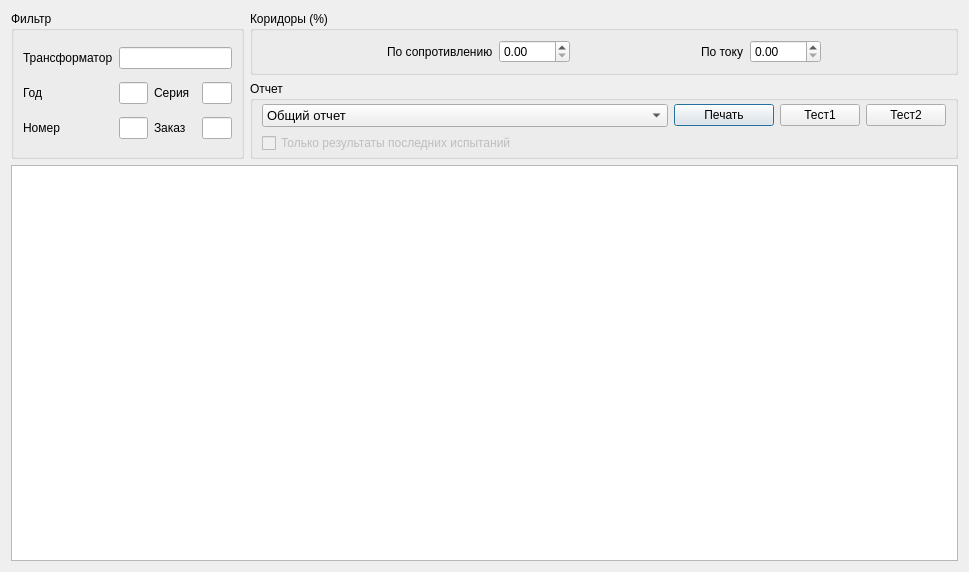
<?xml version="1.0" encoding="UTF-8"?>
<ui version="4.0">
 <class>Dialog</class>
 <widget class="QDialog" name="Dialog">
  <property name="geometry">
   <rect>
    <x>0</x>
    <y>0</y>
    <width>969</width>
    <height>572</height>
   </rect>
  </property>
  <property name="windowTitle">
   <string>Dialog</string>
  </property>
  <layout class="QVBoxLayout" name="verticalLayout_2">
   <item>
    <layout class="QHBoxLayout" name="horizontalLayout_4">
     <item>
      <widget class="QGroupBox" name="groupBox">
       <property name="title">
        <string>Фильтр</string>
       </property>
       <layout class="QGridLayout" name="gridLayout">
        <item row="0" column="2" colspan="4">
         <widget class="QLineEdit" name="leTrans">
          <property name="maxLength">
           <number>20</number>
          </property>
         </widget>
        </item>
        <item row="2" column="0">
         <widget class="QLabel" name="label">
          <property name="text">
           <string>Год</string>
          </property>
         </widget>
        </item>
        <item row="2" column="2">
         <widget class="QLineEdit" name="leYar">
          <property name="maxLength">
           <number>2</number>
          </property>
         </widget>
        </item>
        <item row="4" column="3">
         <widget class="QLabel" name="label_4">
          <property name="text">
           <string>Заказ</string>
          </property>
         </widget>
        </item>
        <item row="0" column="0" colspan="2">
         <widget class="QLabel" name="label_5">
          <property name="text">
           <string>Трансформатор</string>
          </property>
         </widget>
        </item>
        <item row="4" column="5">
         <widget class="QLineEdit" name="leOrder">
          <property name="inputMask">
           <string/>
          </property>
          <property name="maxLength">
           <number>10</number>
          </property>
         </widget>
        </item>
        <item row="2" column="3">
         <widget class="QLabel" name="label_3">
          <property name="text">
           <string>Серия</string>
          </property>
         </widget>
        </item>
        <item row="2" column="5">
         <widget class="QLineEdit" name="leSeries">
          <property name="maxLength">
           <number>10</number>
          </property>
         </widget>
        </item>
        <item row="4" column="0">
         <widget class="QLabel" name="label_2">
          <property name="text">
           <string>Номер</string>
          </property>
         </widget>
        </item>
        <item row="4" column="2">
         <widget class="QLineEdit" name="leNumber">
          <property name="inputMask">
           <string/>
          </property>
          <property name="maxLength">
           <number>6</number>
          </property>
         </widget>
        </item>
        <item row="0" column="6">
         <spacer name="horizontalSpacer">
          <property name="orientation">
           <enum>Qt::Horizontal</enum>
          </property>
          <property name="sizeHint" stdset="0">
           <size>
            <width>40</width>
            <height>20</height>
           </size>
          </property>
         </spacer>
        </item>
       </layout>
      </widget>
     </item>
     <item>
      <layout class="QVBoxLayout" name="verticalLayout">
       <item>
        <widget class="QGroupBox" name="groupBox_3">
         <property name="title">
          <string>Коридоры (%)</string>
         </property>
         <layout class="QHBoxLayout" name="horizontalLayout_3">
          <item>
           <spacer name="horizontalSpacer_4">
            <property name="orientation">
             <enum>Qt::Horizontal</enum>
            </property>
            <property name="sizeHint" stdset="0">
             <size>
              <width>40</width>
              <height>20</height>
             </size>
            </property>
           </spacer>
          </item>
          <item>
           <widget class="QLabel" name="label_6">
            <property name="sizePolicy">
             <sizepolicy hsizetype="Preferred" vsizetype="Preferred">
              <horstretch>0</horstretch>
              <verstretch>0</verstretch>
             </sizepolicy>
            </property>
            <property name="text">
             <string>По сопротивлению</string>
            </property>
           </widget>
          </item>
          <item>
           <widget class="QDoubleSpinBox" name="doubleSpinBox">
            <property name="maximum">
             <double>9999.989999999999782</double>
            </property>
           </widget>
          </item>
          <item>
           <spacer name="horizontalSpacer_3">
            <property name="orientation">
             <enum>Qt::Horizontal</enum>
            </property>
            <property name="sizeHint" stdset="0">
             <size>
              <width>40</width>
              <height>20</height>
             </size>
            </property>
           </spacer>
          </item>
          <item>
           <widget class="QLabel" name="label_7">
            <property name="text">
             <string>По току</string>
            </property>
           </widget>
          </item>
          <item>
           <widget class="QDoubleSpinBox" name="doubleSpinBox_2">
            <property name="maximum">
             <double>9999.989999999999782</double>
            </property>
           </widget>
          </item>
          <item>
           <spacer name="horizontalSpacer_2">
            <property name="orientation">
             <enum>Qt::Horizontal</enum>
            </property>
            <property name="sizeHint" stdset="0">
             <size>
              <width>40</width>
              <height>20</height>
             </size>
            </property>
           </spacer>
          </item>
         </layout>
        </widget>
       </item>
       <item>
        <widget class="QGroupBox" name="groupBox_2">
         <property name="title">
          <string>Отчет</string>
         </property>
         <layout class="QGridLayout" name="gridLayout_2">
          <property name="topMargin">
           <number>3</number>
          </property>
          <property name="bottomMargin">
           <number>3</number>
          </property>
          <item row="0" column="0">
           <widget class="QComboBox" name="comboBox">
            <property name="font">
             <font>
              <pointsize>10</pointsize>
             </font>
            </property>
            <item>
             <property name="text">
              <string>Общий отчет</string>
             </property>
            </item>
            <item>
             <property name="text">
              <string>Вольт-амперная харастеристика намагничивания обмоток</string>
             </property>
            </item>
            <item>
             <property name="text">
              <string>Результаты поверки тока намагничивения вторичных обмоток</string>
             </property>
            </item>
            <item>
             <property name="text">
              <string>Протокол испытаний</string>
             </property>
            </item>
           </widget>
          </item>
          <item row="0" column="1">
           <widget class="QPushButton" name="pushButton">
            <property name="minimumSize">
             <size>
              <width>100</width>
              <height>0</height>
             </size>
            </property>
            <property name="maximumSize">
             <size>
              <width>100</width>
              <height>16777215</height>
             </size>
            </property>
            <property name="text">
             <string>Печать</string>
            </property>
           </widget>
          </item>
          <item row="0" column="2">
           <widget class="QPushButton" name="pushButton_2">
            <property name="text">
             <string>Тест1</string>
            </property>
           </widget>
          </item>
          <item row="0" column="3">
           <widget class="QPushButton" name="pushButton_3">
            <property name="text">
             <string>Тест2</string>
            </property>
           </widget>
          </item>
          <item row="1" column="0">
           <widget class="QCheckBox" name="checkBox">
            <property name="enabled">
             <bool>false</bool>
            </property>
            <property name="text">
             <string>Только результаты последних испытаний</string>
            </property>
           </widget>
          </item>
         </layout>
        </widget>
       </item>
      </layout>
     </item>
    </layout>
   </item>
   <item>
    <widget class="QTableView" name="tableView"/>
   </item>
  </layout>
 </widget>
 <tabstops>
  <tabstop>leTrans</tabstop>
  <tabstop>leYar</tabstop>
  <tabstop>leNumber</tabstop>
  <tabstop>leSeries</tabstop>
  <tabstop>leOrder</tabstop>
  <tabstop>tableView</tabstop>
 </tabstops>
 <resources/>
 <connections>
  <connection>
   <sender>leYar</sender>
   <signal>editingFinished()</signal>
   <receiver>Dialog</receiver>
   <slot>setFilter()</slot>
   <hints>
    <hint type="sourcelabel">
     <x>277</x>
     <y>84</y>
    </hint>
    <hint type="destinationlabel">
     <x>192</x>
     <y>76</y>
    </hint>
   </hints>
  </connection>
  <connection>
   <sender>leNumber</sender>
   <signal>editingFinished()</signal>
   <receiver>Dialog</receiver>
   <slot>setFilter()</slot>
   <hints>
    <hint type="sourcelabel">
     <x>284</x>
     <y>115</y>
    </hint>
    <hint type="destinationlabel">
     <x>281</x>
     <y>71</y>
    </hint>
   </hints>
  </connection>
  <connection>
   <sender>leSeries</sender>
   <signal>editingFinished()</signal>
   <receiver>Dialog</receiver>
   <slot>setFilter()</slot>
   <hints>
    <hint type="sourcelabel">
     <x>440</x>
     <y>78</y>
    </hint>
    <hint type="destinationlabel">
     <x>657</x>
     <y>126</y>
    </hint>
   </hints>
  </connection>
  <connection>
   <sender>leOrder</sender>
   <signal>editingFinished()</signal>
   <receiver>Dialog</receiver>
   <slot>setFilter()</slot>
   <hints>
    <hint type="sourcelabel">
     <x>406</x>
     <y>107</y>
    </hint>
    <hint type="destinationlabel">
     <x>430</x>
     <y>134</y>
    </hint>
   </hints>
  </connection>
  <connection>
   <sender>leTrans</sender>
   <signal>editingFinished()</signal>
   <receiver>Dialog</receiver>
   <slot>setFilter()</slot>
   <hints>
    <hint type="sourcelabel">
     <x>478</x>
     <y>43</y>
    </hint>
    <hint type="destinationlabel">
     <x>564</x>
     <y>138</y>
    </hint>
   </hints>
  </connection>
  <connection>
   <sender>tableView</sender>
   <signal>doubleClicked(QModelIndex)</signal>
   <receiver>Dialog</receiver>
   <slot>printReport()</slot>
   <hints>
    <hint type="sourcelabel">
     <x>154</x>
     <y>208</y>
    </hint>
    <hint type="destinationlabel">
     <x>120</x>
     <y>139</y>
    </hint>
   </hints>
  </connection>
 </connections>
 <slots>
  <slot>setFilter()</slot>
  <slot>printReport()</slot>
 </slots>
</ui>
